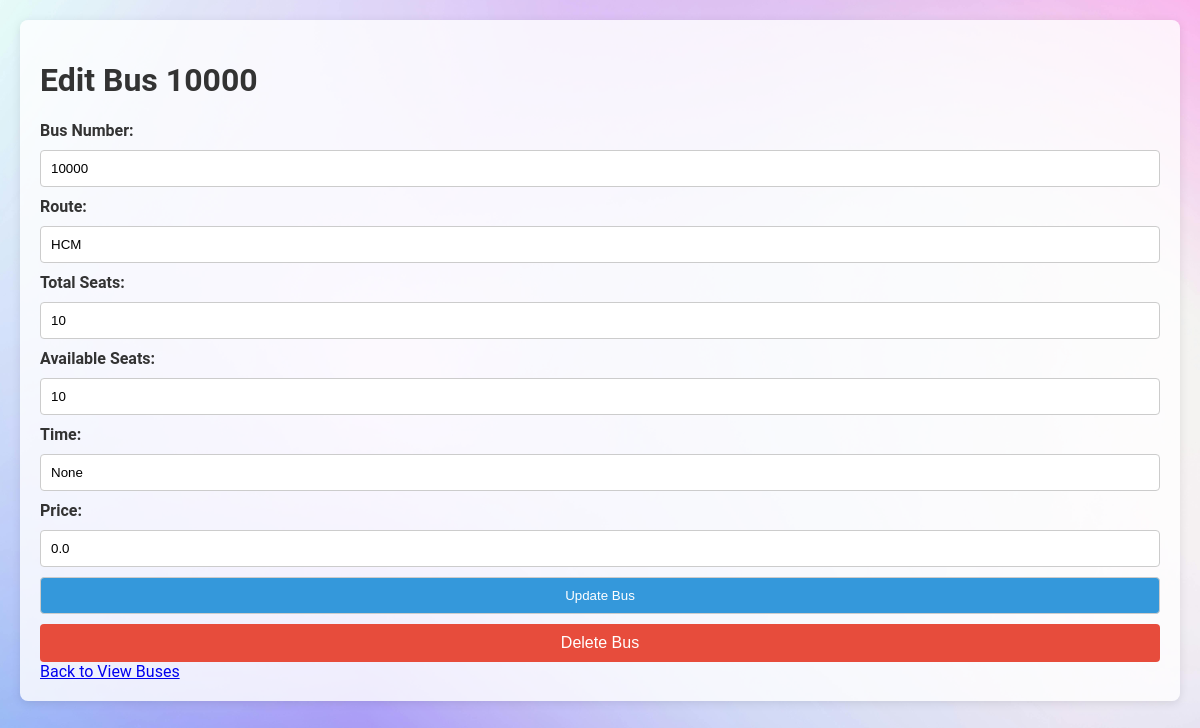
The app's page /edit_bus/7 (signed in) with its own data.
### tables this page shows
CREATE TABLE buses (
            id INTEGER PRIMARY KEY,
            bus_number TEXT NOT NULL,
            route TEXT NOT NULL,
            total_seats INTEGER NOT NULL,
            available_seats INTEGER NOT NULL
        , time TEXT, price REAL DEFAULT 0.0);

### app.py (the view, shortened to what this page needs)
@app.route('/edit_bus/<int:bus_id>', methods=['GET', 'POST'])
def edit_bus(bus_id):
    user_id = session.get('user_id')
    if not user_id:
        flash('You need to log in to edit buses.')
        return redirect(url_for('login'))
    user = get_user_by_id(user_id)
    if user is None or user[1] != 'admin':
        flash('You do not have permission to edit buses.')
        return redirect(url_for('home'))
    bus = get_bus(bus_id)
    if bus is None:
        flash('Bus not found.')
        return redirect(url_for('view_buses_route'))
    return render_template('edit_bus.html', bus=bus, user=user)

### database.py (called while the page is built)
def get_user_by_id(user_id):
    conn = sqlite3.connect('bus_reservation.db')
    cursor = conn.cursor()
    cursor.execute('SELECT * FROM users WHERE id = ?', (user_id,))
    user = cursor.fetchone()
    conn.close()
    return user

def get_bus(bus_id):
    conn = sqlite3.connect('bus_reservation.db')
    cursor = conn.cursor()
    cursor.execute('SELECT * FROM buses WHERE id = ?', (bus_id,))
    bus = cursor.fetchone()
    conn.close()
    return bus

### templates/edit_bus.html (shortened to what this page needs)
<!DOCTYPE html>
<html lang="en">
<head>
    <link rel="stylesheet" type="text/css" href="{{ url_for('static', filename='styles.css') }}">
</head>
<body>
    <div class="container">
        <h1>Edit Bus {{ bus[1] }}</h1>
        <form action="{{ url_for('edit_bus', bus_id=bus[0]) }}" method="POST">
            <label for="bus_number">Bus Number:</label>
            <input type="text" id="bus_number" name="bus_number" value="{{ bus[1] }}" required>
            <label for="route">Route:</label>
            <input type="text" id="route" name="route" value="{{ bus[2] }}" required>
            <label for="total_seats">Total Seats:</label>
            <input type="number" id="total_seats" name="total_seats" value="{{ bus[3] }}" required>
            <label for="available_seats">Available Seats:</label>
            <input type="number" id="available_seats" name="available_seats" value="{{ bus[4] }}" required>
            <label for="time">Time:</label>
            <input type="text" id="time" name="time" value="{{ bus[5] }}" required>
            <label for="price">Price:</label>
            <input type="number" id="price" name="price" value="{{ bus[6] }}" step="0.01" required>
            <button type="submit">Update Bus</button>
        </form>
        <form action="{{ url_for('delete_bus', bus_id=bus[0]) }}" method="POST" onsubmit="return confirm('Are you sure you want to delete this bus?');">
            <button type="submit" class="button delete-button">Delete Bus</button>
        </form>
        <a href="{{ url_for('view_buses_route') }}">Back to View Buses</a>
    </div>
</body>
</html>

### static/styles.css (style rules this page uses)
body { font-family: 'Roboto', sans-serif; background-color: #f4f7f6; color: #333; margin: 0; padding: 20px; background-image: url('/static/background.jpg'); background-size: cover; background-position: center; }
.container { max-width: 1200px; margin: auto; padding: 20px; background-color: rgba(255, 255, 255, 0.8); border-radius: 8px; box-shadow: 0 2px 10px rgba(0, 0, 0, 0.1); }
.button { flex: 1; padding: 10px; background-color: #4CAF50; color: white; border: none; border-radius: 4px; cursor: pointer; font-size: 16px; text-align: center; text-decoration: none; display: inline-block; margin-top: 10px; }
.delete-button { background-color: #e74c3c; }
form { display: flex; flex-direction: column; gap: 10px; }
form label { font-weight: bold; }
form input, form select, form button { padding: 10px; border: 1px solid #ccc; border-radius: 4px; }
form button { background-color: #3498db; color: white; cursor: pointer; }

### records on screen
buses: bus_number "10000", route "HCM", total_seats "10", available_seats "10", price "0.0"
